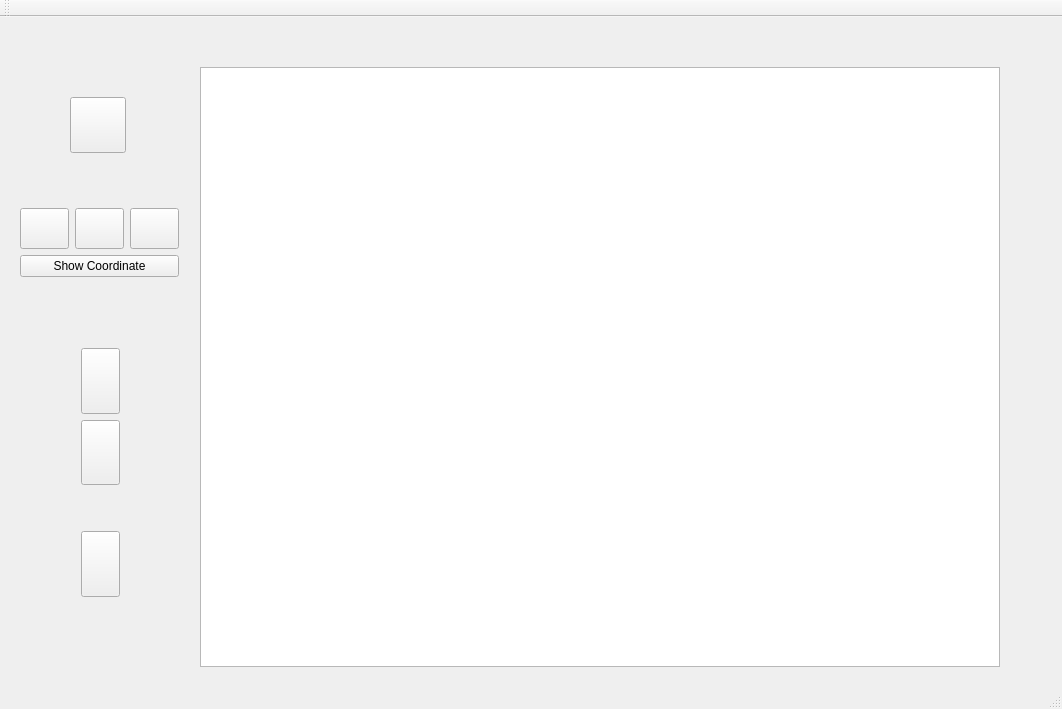
<?xml version="1.0" encoding="UTF-8"?>
<ui version="4.0">
 <class>MainWindow</class>
 <widget class="QMainWindow" name="MainWindow">
  <property name="geometry">
   <rect>
    <x>0</x>
    <y>0</y>
    <width>1062</width>
    <height>709</height>
   </rect>
  </property>
  <property name="mouseTracking">
   <bool>false</bool>
  </property>
  <property name="windowTitle">
   <string>MainWindow</string>
  </property>
  <property name="whatsThis">
   <string/>
  </property>
  <widget class="QWidget" name="centralWidget">
   <widget class="Display" name="graphicsView">
    <property name="geometry">
     <rect>
      <x>200</x>
      <y>50</y>
      <width>800</width>
      <height>600</height>
     </rect>
    </property>
   </widget>
   <widget class="QPushButton" name="systemParam">
    <property name="geometry">
     <rect>
      <x>70</x>
      <y>80</y>
      <width>56</width>
      <height>56</height>
     </rect>
    </property>
    <property name="statusTip">
     <string>Set system parameter</string>
    </property>
    <property name="text">
     <string/>
    </property>
   </widget>
   <widget class="QWidget" name="">
    <property name="geometry">
     <rect>
      <x>9</x>
      <y>180</y>
      <width>181</width>
      <height>91</height>
     </rect>
    </property>
    <layout class="QVBoxLayout" name="verticalLayout">
     <item>
      <layout class="QHBoxLayout" name="horizontalLayout">
       <item>
        <widget class="QPushButton" name="genAnchorButton">
         <property name="enabled">
          <bool>true</bool>
         </property>
         <property name="sizePolicy">
          <sizepolicy hsizetype="Preferred" vsizetype="Preferred">
           <horstretch>0</horstretch>
           <verstretch>0</verstretch>
          </sizepolicy>
         </property>
         <property name="mouseTracking">
          <bool>false</bool>
         </property>
         <property name="statusTip">
          <string>Create Anchor</string>
         </property>
         <property name="whatsThis">
          <string/>
         </property>
         <property name="autoFillBackground">
          <bool>true</bool>
         </property>
         <property name="text">
          <string/>
         </property>
        </widget>
       </item>
       <item>
        <widget class="QPushButton" name="genBarButton">
         <property name="sizePolicy">
          <sizepolicy hsizetype="Preferred" vsizetype="Preferred">
           <horstretch>0</horstretch>
           <verstretch>0</verstretch>
          </sizepolicy>
         </property>
         <property name="statusTip">
          <string>Create Bar</string>
         </property>
         <property name="whatsThis">
          <string/>
         </property>
         <property name="text">
          <string/>
         </property>
        </widget>
       </item>
       <item>
        <widget class="QPushButton" name="genSlideButton">
         <property name="sizePolicy">
          <sizepolicy hsizetype="Preferred" vsizetype="Preferred">
           <horstretch>0</horstretch>
           <verstretch>0</verstretch>
          </sizepolicy>
         </property>
         <property name="statusTip">
          <string>Create Slide</string>
         </property>
         <property name="text">
          <string/>
         </property>
        </widget>
       </item>
      </layout>
     </item>
     <item>
      <widget class="QPushButton" name="showCoordinate">
       <property name="statusTip">
        <string>Show/Hide coordinates</string>
       </property>
       <property name="text">
        <string>Show Coordinate</string>
       </property>
       <property name="flat">
        <bool>false</bool>
       </property>
      </widget>
     </item>
    </layout>
   </widget>
   <widget class="QWidget" name="">
    <property name="geometry">
     <rect>
      <x>70</x>
      <y>320</y>
      <width>61</width>
      <height>271</height>
     </rect>
    </property>
    <layout class="QVBoxLayout" name="verticalLayout_2">
     <item>
      <widget class="QPushButton" name="genFunction">
       <property name="sizePolicy">
        <sizepolicy hsizetype="Minimum" vsizetype="Preferred">
         <horstretch>0</horstretch>
         <verstretch>0</verstretch>
        </sizepolicy>
       </property>
       <property name="statusTip">
        <string>Create MATLAB file</string>
       </property>
       <property name="text">
        <string/>
       </property>
      </widget>
     </item>
     <item>
      <widget class="QPushButton" name="chooseFile">
       <property name="sizePolicy">
        <sizepolicy hsizetype="Minimum" vsizetype="Preferred">
         <horstretch>0</horstretch>
         <verstretch>0</verstretch>
        </sizepolicy>
       </property>
       <property name="statusTip">
        <string>Run Animation</string>
       </property>
       <property name="text">
        <string/>
       </property>
      </widget>
     </item>
     <item>
      <spacer name="verticalSpacer">
       <property name="orientation">
        <enum>Qt::Vertical</enum>
       </property>
       <property name="sizeType">
        <enum>QSizePolicy::Preferred</enum>
       </property>
       <property name="sizeHint" stdset="0">
        <size>
         <width>20</width>
         <height>40</height>
        </size>
       </property>
      </spacer>
     </item>
     <item>
      <widget class="QPushButton" name="captureButton">
       <property name="sizePolicy">
        <sizepolicy hsizetype="Minimum" vsizetype="Preferred">
         <horstretch>0</horstretch>
         <verstretch>0</verstretch>
        </sizepolicy>
       </property>
       <property name="statusTip">
        <string>Take screenShot </string>
       </property>
       <property name="text">
        <string/>
       </property>
      </widget>
     </item>
    </layout>
   </widget>
  </widget>
  <widget class="QMenuBar" name="menuBar">
   <property name="geometry">
    <rect>
     <x>0</x>
     <y>0</y>
     <width>1062</width>
     <height>25</height>
    </rect>
   </property>
  </widget>
  <widget class="QToolBar" name="mainToolBar">
   <attribute name="toolBarArea">
    <enum>TopToolBarArea</enum>
   </attribute>
   <attribute name="toolBarBreak">
    <bool>false</bool>
   </attribute>
  </widget>
  <widget class="QStatusBar" name="statusBar"/>
  <action name="actionNew_Project">
   <property name="text">
    <string>&amp;New Project</string>
   </property>
  </action>
  <action name="action_Save_Project">
   <property name="text">
    <string>&amp;Load Project</string>
   </property>
  </action>
  <action name="action_Save_Project_2">
   <property name="text">
    <string>&amp;Save Project</string>
   </property>
  </action>
 </widget>
 <layoutdefault spacing="6" margin="11"/>
 <customwidgets>
  <customwidget>
   <class>Display</class>
   <extends>QGraphicsView</extends>
   <header>display.h</header>
  </customwidget>
 </customwidgets>
 <resources/>
 <connections/>
</ui>
